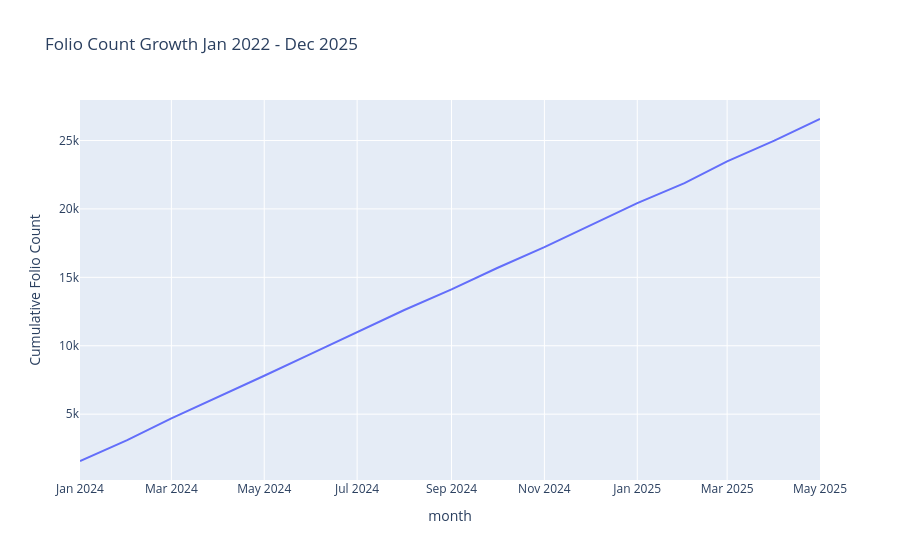

Notebook code for this chart:
### Code cell
folio = txn.groupby(
    txn['transaction_date'].dt.to_period('M').dt.to_timestamp()
)['investor_id'].nunique().cumsum().reset_index()
folio.columns = ['month', 'folio_count']

fig = px.line(
    folio,
    x="month", y="folio_count",
    title="Folio Count Growth Jan 2022 - Dec 2025"
)
fig.update_yaxes(title="Cumulative Folio Count")
fig.show()

### Figure 1 — Plotly figure (JSON) as saved in the notebook; plotly's stock layout.template omitted (floating-point values rounded to 4 significant figures)
{"data": [{"hovertemplate": "month=%{x}<br>folio_count=%{y}<extra></extra>", "legendgroup": "", "line": {"color": "#636efa", "dash": "solid"}, "marker": {"symbol": "circle"}, "mode": "lines", "name": "", "orientation": "v", "showlegend": false, "type": "scatter", "x": ["2024-01-01T00:00:00.000000000", "2024-02-01T00:00:00.000000000", "2024-03-01T00:00:00.000000000", "2024-04-01T00:00:00.000000000", "2024-05-01T00:00:00.000000000", "2024-06-01T00:00:00.000000000", "2024-07-01T00:00:00.000000000", "2024-08-01T00:00:00.000000000", "2024-09-01T00:00:00.000000000", "2024-10-01T00:00:00.000000000", "2024-11-01T00:00:00.000000000", "2024-12-01T00:00:00.000000000", "2025-01-01T00:00:00.000000000", "2025-02-01T00:00:00.000000000", "2025-03-01T00:00:00.000000000", "2025-04-01T00:00:00.000000000", "2025-05-01T00:00:00.000000000"], "xaxis": "x", "y": [1577, 3107, 4699, 6257, 7808, 9423, 11012, 12613, 14116, 15682, 17213, 18802, 20426, 21887, 23472, 24997, 26573], "yaxis": "y"}], "layout": {"legend": {"tracegroupgap": 0}, "title": {"text": "Folio Count Growth Jan 2022 - Dec 2025"}, "xaxis": {"anchor": "y", "domain": [0, 1], "title": {"text": "month"}}, "yaxis": {"anchor": "x", "domain": [0, 1], "title": {"text": "Cumulative Folio Count"}}}}
